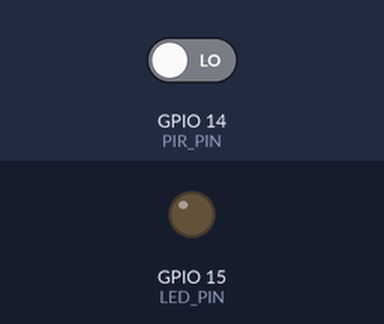
Bench run of a program on a simulated Raspberry Pi (BCM pin numbers). Shown: output pins drawn as LEDs (lit = HIGH). The inputs (shaded band) are chosen by the test bench; at power-on: GPIO 14 (PIR_PIN) LOW. The clock reads 2024-03-15 10:24:30 at power-on unless the program sets it; files the program writes start out absent.

Above: at 1.2 s.
1.3 s: GPIO 14 (PIR_PIN) driven HIGH
At 2.7 s:
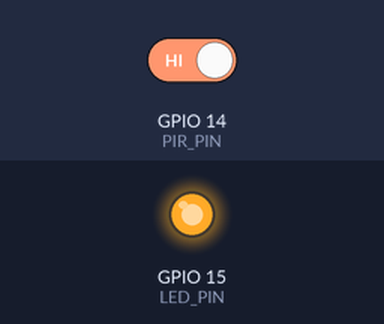
3.0 s: GPIO 14 (PIR_PIN) driven LOW
At 5.5 s:
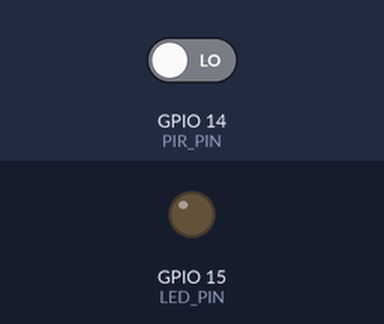
Timing chart, 0 to 7.0 s (numbered marks = the images above; inputs shaded):
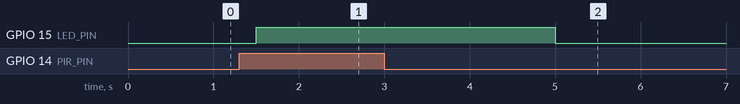

The program:

movimiento.py
```python
from datetime import datetime
import RPi.GPIO as GPIO
import time

GPIO.setmode(GPIO.BCM)
GPIO.setwarnings(False)
PIR_PIN = 14
GPIO.setup(PIR_PIN, GPIO.IN)
LED_PIN = 15
GPIO.setup(LED_PIN, GPIO.OUT)

#print('Inciando sensor de movimiento')
#GPIO.output(LED_PIN, GPIO.HIGH)
#time.sleep(1)
#GPIO.output(LED_PIN, GPIO.LOW)
#time.sleep(0.5)
#print ('Listo')


while True:
    if GPIO.input(PIR_PIN):
      now = datetime.now()
      formatted_date = now.strftime('%d-%m-%Y %H:%M:%S')
      with open('/home/pi/sensores/sens_txt/movimiento.txt', 'a') as f:
          f.write(f'{formatted_date} - Movimiento detectado\n')
      GPIO.output(LED_PIN, GPIO.HIGH)
      time.sleep(3)
    else:
      GPIO.output(LED_PIN, GPIO.LOW)
    time.sleep(0.5)
```

Measured:
- after the input at 1.3 s, GPIO 15 (LED_PIN): LOW → HIGH after 0.20 s
- after the input at 3.0 s, GPIO 15 (LED_PIN): HIGH → LOW after 2.0 s
